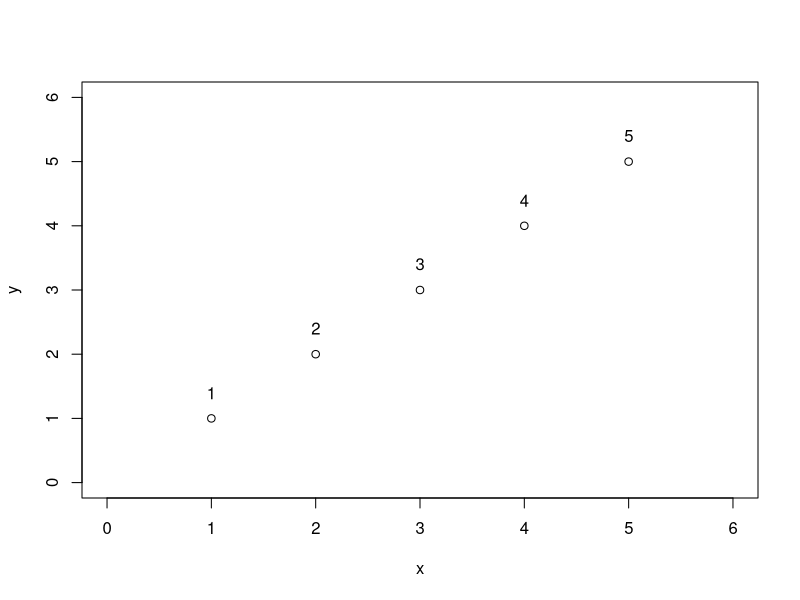
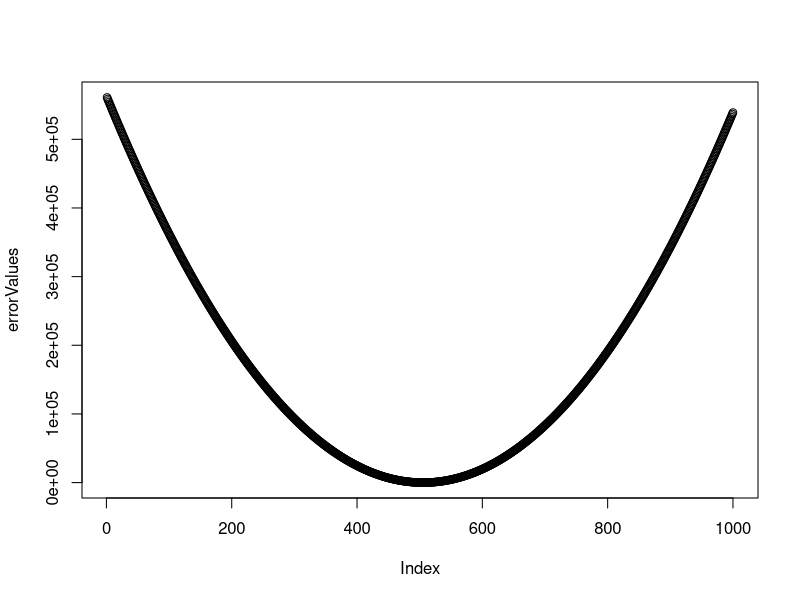
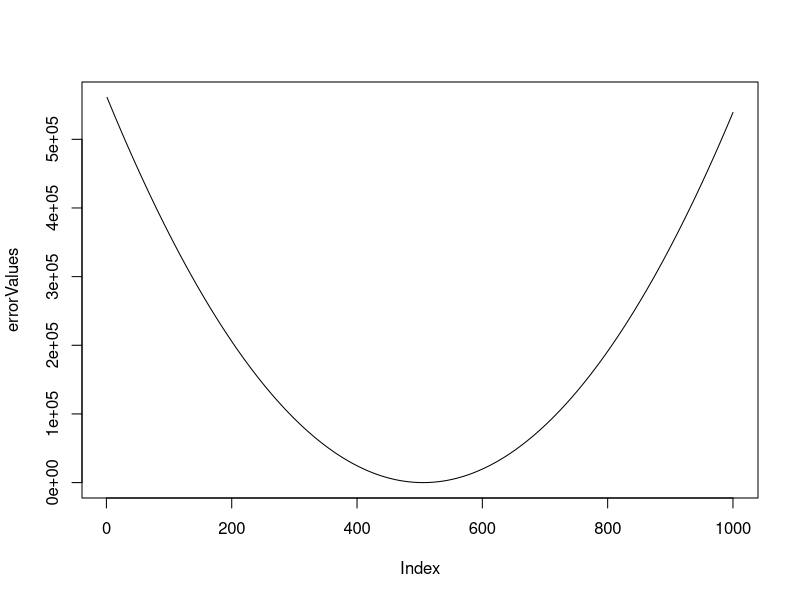

Reproduce these figures in R, in order. (Note: this script raises an error after producing the figures.)
# Assume that I have the following data sets for x and y (independent and dependent variables)
x <- c(1, 2, 3, 4, 5)
y <- c(1, 2, 3, 4, 5)

plot(x, y, xlim=c(0,6), ylim=c(0,6))
# let us put a lable on each point
text(x, y+0.4,labels=x)

errorCal <- function(beta0, beta1, x, y){
  
  errorVal <- sum( (y - (beta1 * x + beta0))^2)
  # print(paste("Beta0= ", beta0))
  # print(paste("Beta1= ", beta1))
  # print(errorVal)
  return(errorVal)
}


# Let us assume that we know the beta0 = 0 

# Know we calculate the error value for 200 different beta1 from -100 to 100. 
# Visualize it at the end and you will a see a convex function :) 

errorValues <-c()
beta1Values <-c()
count<-1
for (beta1 in seq(-100, 100, length.out = 1000) ){
    beta1Values[count] <- beta1
    errorValues[count] <- errorCal(0, beta1, x , y)
    count <- count + 1
    
}



plot(errorValues)

# create a nice line 
plot(errorValues, type="l")


# text(beta1Values, errorValues+0.4,labels=x)


# We see that the minimum is on zero point. 
min(errorValues)
which(a == min(a))
